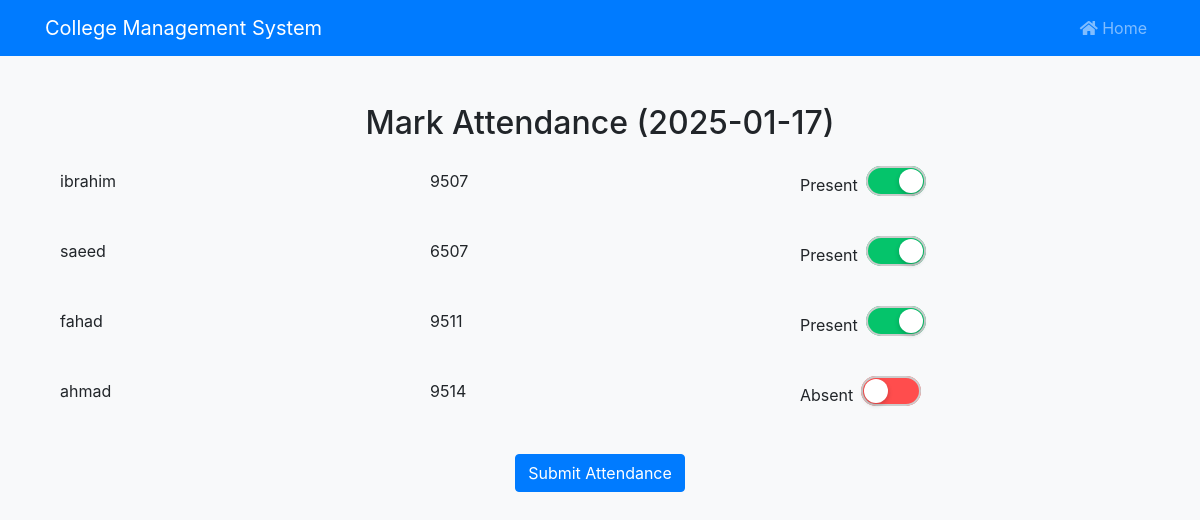
The app's page /mark-attendance (signed in) with its own data.
### tables this page shows
CREATE TABLE Students (
    id INTEGER PRIMARY KEY AUTOINCREMENT,
    roll_number TEXT UNIQUE NOT NULL,
    name TEXT NOT NULL,
    username TEXT UNIQUE NOT NULL,
    password TEXT NOT NULL
);

CREATE TABLE Attendance (
    id INTEGER PRIMARY KEY AUTOINCREMENT,
    student_id INTEGER NOT NULL,
    subject_id INTEGER NOT NULL,
    date DATE NOT NULL,
    status TEXT NOT NULL CHECK (status IN ('Present', 'Absent', 'Leave')),
    FOREIGN KEY (student_id) REFERENCES Students(id),
    FOREIGN KEY (subject_id) REFERENCES Subjects(id),
    UNIQUE(student_id, subject_id, date)
);

### app.py (the view, shortened to what this page needs)
@app.route('/mark-attendance', methods=['GET', 'POST'])
@login_required
def mark_attendance():
    if request.method == "GET":
        today = datetime.now().date()
        teacher_id = session.get("user")["id"]
        try:
            subject = db.execute("SELECT id FROM Subjects WHERE teacher_id = ?", teacher_id)
        except Exception as e:
            print(e)
            flash("An error occurred while fetching subject", "error")
            return redirect("/")
        if not subject:
            flash("No subject found for the teacher", "warning")
            return redirect("/")
        subject_id = subject[0]["id"]
        students = db.execute("SELECT * FROM Students")
        attendance_records = db.execute("SELECT * FROM Attendance WHERE subject_id = ? AND date = ?", subject_id, today)
        attendance = {record["student_id"]: record for record in attendance_records}
        if not attendance:
            flash("Attendance not marked today", "warning")
            return redirect("/")
        return render_template("mark_attendance.html", students=students, attendance=attendance, today=today)

### helpers.py (called while the page is built)
def login_required(f):
    @wraps(f)
    def decorated_function(*args, **kwargs):
        if session.get("user") is None:
            return redirect("/login")
        return f(*args, **kwargs)
    return decorated_function

### templates/mark_attendance.html (shortened to what this page needs)
{% extends 'layout.html' %}
{% block main %}
<div class="container mt-5">
    <h2 class="text-center mb-4">Mark Attendance ({{ today }})</h2>
    <form method="post" action="/mark-attendance">
        {% for student in students %}
        {% set current_attendance = attendance.get(student.id) %}
        <div class="row align-items-center mb-3">
            <div class="col-md-4">
                <div class="form-group">
                    <label for="name">{{ student.name }}</label>
                </div>
            </div>
            <div class="col-md-4">
                <div class="form-group">
                    <label for="roll_no">{{ student.roll_number }}</label>
                </div>
            </div>
            <div class="col-md-4">
                <div class="form-group d-flex align-items-center">
                    <label for="attendance_{{ student.id }}" class="mr-2 mb-0">{{ 'Present' if current_attendance and current_attendance.status == 'Present' else 'Absent' }}</label>
                    <label class="toggle-switch">
                        <div class="toggle-switch-background">
                            <div class="toggle-switch-handle"></div>
                        </div>
                    </label>
                </div>
            </div>
        </div>
        {% endfor %}
        <div class="text-center mt-4">
            <button type="submit" class="btn btn-primary">Submit Attendance</button>
        </div>
    </form>
</div>
{% endblock %}

### static/styles.css (style rules this page uses)
body { background-color: #f8f9fa; }
.toggle-switch { position: relative; display: inline-block; width: 60px; height: 30px; cursor: pointer; }
.toggle-switch-background { position: absolute; top: 0; left: 0; width: 100%; height: 100%; background-color: #ff4d4d; border-radius: 15px; box-shadow: inset 0 0 0 2px #ccc; transition: background-color 0.3s ease-in-out; }
.toggle-switch input[type="checkbox"]:checked + .toggle-switch-background { background-color: #05c46b; box-shadow: inset 0 0 0 2px #ccc; }
.toggle-switch-handle { position: absolute; top: 3px; left: 3px; width: 24px; height: 24px; background-color: #fff; border-radius: 50%; box-shadow: 0 2px 5px rgba(0, 0, 0, 0.2); transition: transform 0.3s ease-in-out; }
.toggle-switch input[type="checkbox"]:checked + .toggle-switch-background .toggle-switch-handle { transform: translateX(30px); }

### records on screen
Students: name "ibrahim", roll_number "9507"
Attendance: status "Present"
Students: name "saeed", roll_number "6507"
Attendance: status "Present"
Students: name "fahad", roll_number "9511"
Attendance: status "Present"
Students: name "ahmad", roll_number "9514"
Attendance: status "Absent"
